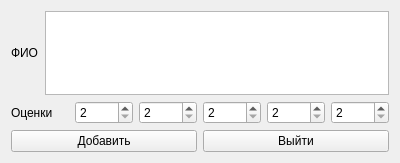
<?xml version="1.0" encoding="UTF-8"?>
<ui version="4.0">
 <class>ADDStudentWindow</class>
 <widget class="QWidget" name="ADDStudentWindow">
  <property name="geometry">
   <rect>
    <x>0</x>
    <y>0</y>
    <width>400</width>
    <height>163</height>
   </rect>
  </property>
  <property name="windowTitle">
   <string>Добавление студента</string>
  </property>
  <property name="windowIcon">
   <iconset resource="resources.qrc">
    <normaloff>:/add-user</normaloff>:/add-user</iconset>
  </property>
  <layout class="QVBoxLayout" name="verticalLayout">
   <item>
    <layout class="QHBoxLayout" name="horizontalLayout">
     <item>
      <widget class="QLabel" name="label">
       <property name="text">
        <string>ФИО</string>
       </property>
      </widget>
     </item>
     <item>
      <widget class="QTextEdit" name="FIO_textEdit"/>
     </item>
    </layout>
   </item>
   <item>
    <layout class="QHBoxLayout" name="horizontalLayout_2">
     <item>
      <widget class="QLabel" name="label_2">
       <property name="text">
        <string>Оценки</string>
       </property>
      </widget>
     </item>
     <item>
      <widget class="QSpinBox" name="spinBox_1">
       <property name="minimum">
        <number>2</number>
       </property>
       <property name="maximum">
        <number>5</number>
       </property>
      </widget>
     </item>
     <item>
      <widget class="QSpinBox" name="spinBox_2">
       <property name="minimum">
        <number>2</number>
       </property>
       <property name="maximum">
        <number>5</number>
       </property>
      </widget>
     </item>
     <item>
      <widget class="QSpinBox" name="spinBox_3">
       <property name="minimum">
        <number>2</number>
       </property>
       <property name="maximum">
        <number>5</number>
       </property>
      </widget>
     </item>
     <item>
      <widget class="QSpinBox" name="spinBox_4">
       <property name="minimum">
        <number>2</number>
       </property>
       <property name="maximum">
        <number>5</number>
       </property>
      </widget>
     </item>
     <item>
      <widget class="QSpinBox" name="spinBox_5">
       <property name="minimum">
        <number>2</number>
       </property>
       <property name="maximum">
        <number>5</number>
       </property>
       <property name="stepType">
        <enum>QAbstractSpinBox::DefaultStepType</enum>
       </property>
      </widget>
     </item>
    </layout>
   </item>
   <item>
    <layout class="QHBoxLayout" name="horizontalLayout_3">
     <item>
      <widget class="QPushButton" name="pushButton_add">
       <property name="text">
        <string>Добавить</string>
       </property>
      </widget>
     </item>
     <item>
      <widget class="QPushButton" name="pushButton_exit">
       <property name="text">
        <string>Выйти</string>
       </property>
      </widget>
     </item>
    </layout>
   </item>
  </layout>
 </widget>
 <resources>
  <include location="resources.qrc"/>
 </resources>
 <connections/>
</ui>
